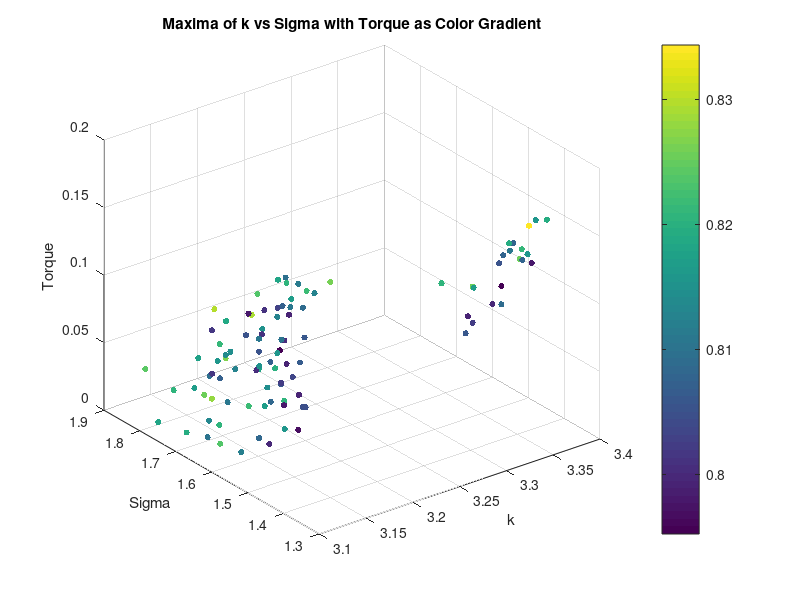
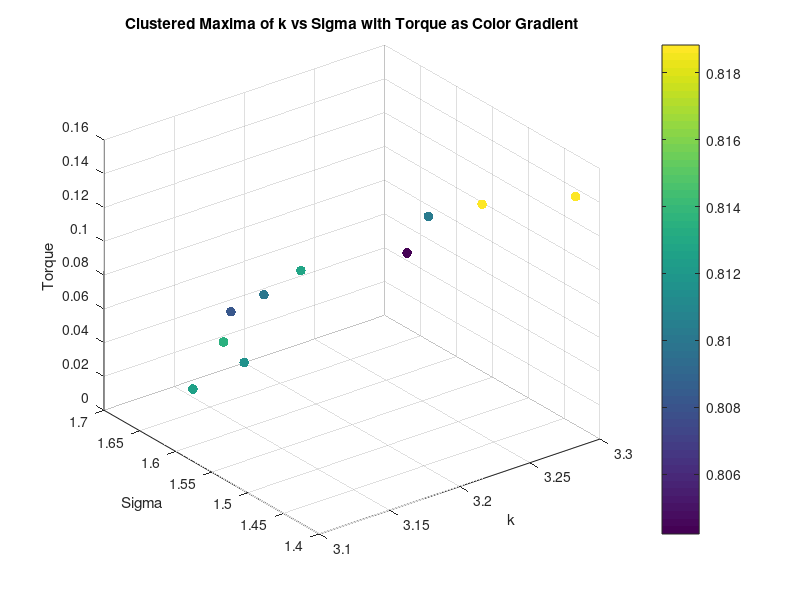
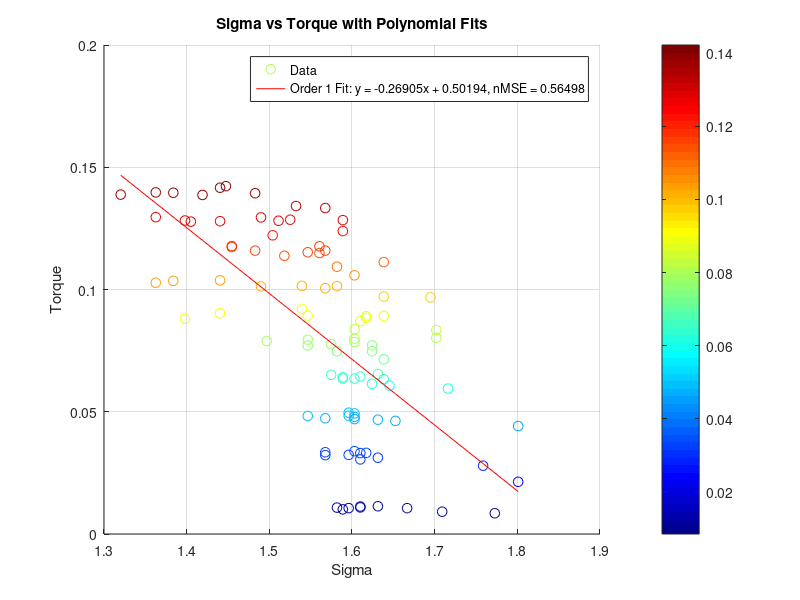
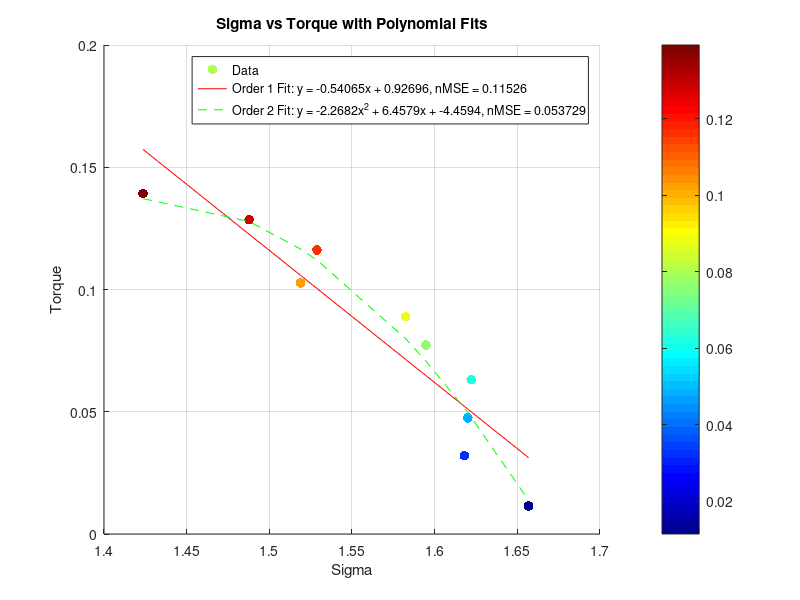

Write MATLAB code to recreate these figures, in order.
clear all;
close all;


%% Torque Analysis
load('maxima_data.mat');
scatter3(maxima_k, maxima_sigma, torque_values, 20, maxima_corr, 'filled');
xlabel('k');
ylabel('Sigma');
zlabel('Torque');
title('Maxima of k vs Sigma with Torque as Color Gradient');
colorbar;
grid on;
% K means clustering of torque into 10 clusters, taking mean of each cluster k, sigma and corr too
[cluster_idx, cluster_centers] = kmeans(torque_values', 10);
% Take the mean of each cluster
torque_means = zeros(10, 1);
sigma_means = zeros(10, 1);
k_means = zeros(10, 1);
corr_means = zeros(10, 1);
for i = 1:10
    torque_means(i) = mean(torque_values(cluster_idx == i));
    sigma_means(i) = mean(maxima_sigma(cluster_idx == i));
    k_means(i) = mean(maxima_k(cluster_idx == i));
    corr_means(i) = mean(maxima_corr(cluster_idx == i));
end
% Plot the clusters
figure;
scatter3(k_means, sigma_means, torque_means, 50, corr_means, 'filled');
xlabel('k');
ylabel('Sigma');
zlabel('Torque');
title('Clustered Maxima of k vs Sigma with Torque as Color Gradient');
colorbar;
grid on;
% Ensure data is sorted for polyfit
[sigma_sorted, sort_idx] = sort(maxima_sigma);
torque_sorted = torque_values(sort_idx);
% Display correlation between torque and sigma
disp('Correlation between Torque and Sigma:');
disp(corr(torque_sorted', sigma_sorted'));
% Display correlation between torque and sigma^2
disp('Correlation between Torque and Sigma^2:');
disp(corr(torque_sorted', sigma_sorted'.^2));
% Polyfit for sigma vs torque (order 1 and 2)
p1_sigma = polyfit(sigma_sorted, torque_sorted, 1);
% Calculate fitted values and normalized MSE for sigma vs torque
fitted_torque_p1_sigma = polyval(p1_sigma, sigma_sorted);
mse_p1_sigma = mean((torque_sorted - fitted_torque_p1_sigma).^2);
nmse_p1_sigma = mse_p1_sigma / var(torque_sorted);
% Display results for sigma vs torque
disp('Sigma vs Torque:');
disp(['Order 1 nMSE: ', num2str(nmse_p1_sigma)]);
%display correlation between torque and sigma
% Plot for sigma vs torque with polynomial fits (first instance)
figure;
scatter(sigma_sorted, torque_sorted, 50, torque_sorted,'DisplayName', 'Data');
colormap(jet); % High contrast colormap suitable for white background
colorbar; % Add a colorbar to indicate the mapping of color to torque_sorted values
hold on;
plot(sigma_sorted, fitted_torque_p1_sigma, '-r', 'DisplayName', ...
    ['Order 1 Fit: y = ', num2str(p1_sigma(1)), 'x + ', num2str(p1_sigma(2)), ...
    ', nMSE = ', num2str(nmse_p1_sigma)]);
xlabel('Sigma');
ylabel('Torque');
title('Sigma vs Torque with Polynomial Fits');
legend('show');
grid on;
% Ensure data is sorted for polyfit
[sigma_sorted, sort_idx] = sort(sigma_means);
torque_sorted = torque_means(sort_idx);
%Display correlation between torque and sigma
disp('Correlation between Torque and Sigma:');
disp(corr(torque_sorted, sigma_sorted));
%Display correlation between torque and sigma^2
disp('Correlation between Torque and Sigma^2:');
disp(corr(torque_sorted, sigma_sorted.^2));
% Polyfit for sigma vs torque (order 1 and 2)
p1_sigma = polyfit(sigma_sorted, torque_sorted, 1);
p2_sigma = polyfit(sigma_sorted, torque_sorted, 2);
% Calculate zitted values and normalized MSE for sigma vs torque
fitted_torque_p1_sigma = polyval(p1_sigma, sigma_sorted);
fitted_torque_p2_sigma = polyval(p2_sigma, sigma_sorted);
mse_p1_sigma = mean((torque_sorted - fitted_torque_p1_sigma).^2);
mse_p2_sigma = mean((torque_sorted - fitted_torque_p2_sigma).^2);
nmse_p1_sigma = mse_p1_sigma / var(torque_sorted);
nmse_p2_sigma = mse_p2_sigma / var(torque_sorted);
% Display results for sigma vs torque
disp('Sigma vs Torque:');
disp(['Order 1 nMSE: ', num2str(nmse_p1_sigma)]);
disp(['Order 2 nMSE: ', num2str(nmse_p2_sigma)]);
% Plot for sigma vs torque with polynomial fits (second instance)
figure;
scatter(sigma_sorted, torque_sorted, 50, torque_sorted, 'filled', 'DisplayName', 'Data');
colormap(jet); % High contrast colormap suitable for white background
colorbar; % Add a colorbar to indicate the mapping of color to torque_sorted values
hold on;
plot(sigma_sorted, fitted_torque_p1_sigma, '-r', 'DisplayName', ...
    ['Order 1 Fit: y = ', num2str(p1_sigma(1)), 'x + ', num2str(p1_sigma(2)), ...
    ', nMSE = ', num2str(nmse_p1_sigma)]);
plot(sigma_sorted, fitted_torque_p2_sigma, '--g', 'DisplayName', ...
    ['Order 2 Fit: y = ', num2str(p2_sigma(1)), 'x^2 + ', num2str(p2_sigma(2)), ...
    'x + ', num2str(p2_sigma(3)), ', nMSE = ', num2str(nmse_p2_sigma)]);
xlabel('Sigma');
ylabel('Torque');
title('Sigma vs Torque with Polynomial Fits');
legend('show');
grid on;

%% Diameter Analysis
% Saved as diameter_value, k_values(max_k_idx), sigma_values(max_sigma_idx), max_val
load('maxima_data_Diam.mat');

figure;
scatter3(maxima_matrix(:, 2), maxima_matrix(:, 3), maxima_matrix(:, 1), 50, maxima_matrix(:, 1), 'filled'); 
xlabel('k');
ylabel('Sigma');
zlabel('Diameter');
title('Maxima of k vs Sigma with Diameter as Color Gradient');
colorbar;
grid on;

% K vs d
% Ensure data is sorted for polyfit
[k_sorted, sort_idx] = sort(maxima_matrix(:, 2));
d_sorted = maxima_matrix(sort_idx, 1);
% Display correlation between d and k
disp('Correlation between Diameter and k:');
disp(corr(d_sorted, k_sorted));

%plot for k vs diam with polynomial fits
figure;
scatter(k_sorted, d_sorted, 50, d_sorted, 'filled', 'DisplayName', 'Data');
colormap(jet); % High contrast colormap suitable for white background
colorbar; % Add a colorbar to indicate the mapping of color to d_sorted values

hold on;
p1_k = polyfit(k_sorted, d_sorted, 1);
fitted_d_p1_k = polyval(p1_k, k_sorted);
mse_p1_k = mean((d_sorted - fitted_d_p1_k).^2);
nmse_p1_k = mse_p1_k / var(d_sorted);
disp('Diameter vs k:');
disp(['Order 1 nMSE: ', num2str(nmse_p1_k)]);
plot(k_sorted, fitted_d_p1_k, '-r', 'DisplayName', ...
    ['Order 1 Fit: y = ', num2str(p1_k(1)), 'x + ', num2str(p1_k(2)), ...
    ', nMSE = ', num2str(nmse_p1_k)]);
xlabel('k');
ylabel('Diameter');
title('k vs Diameter with Polynomial Fits');
legend('show');
